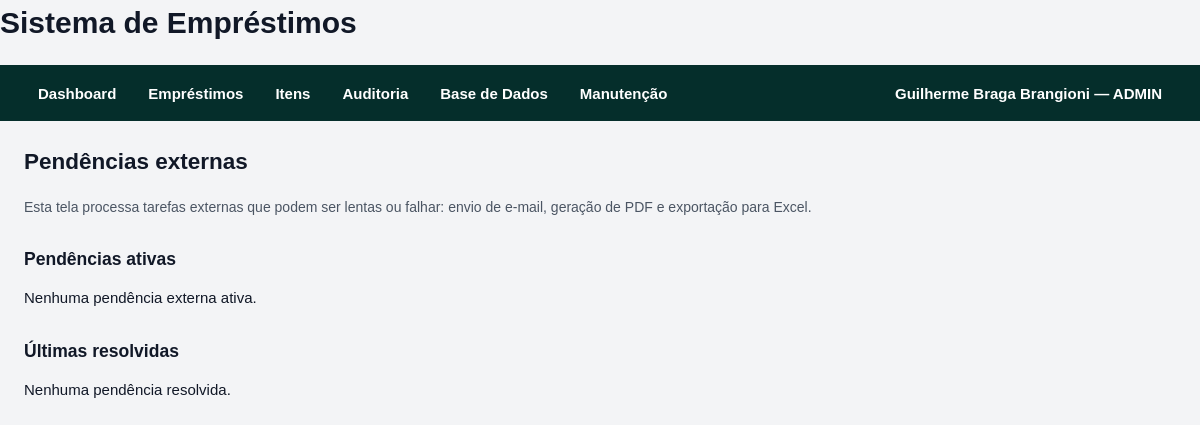
/pendencias-externas/ (signed in), run on an earlier commit of the app's database.
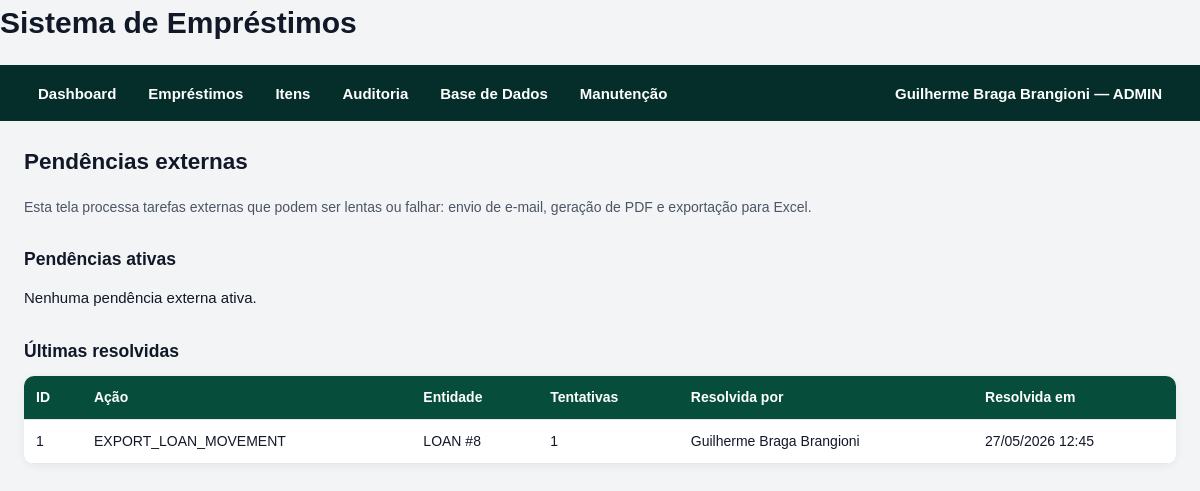
And on a later commit of the database.
### models/external_pending.py (models this page shows, shortened)
class ExternalPending(db.Model):
    __tablename__ = "external_pendings"
    id = db.Column(db.Integer, primary_key=True)
    action = db.Column(db.String(100), nullable=False, index=True)
    entity_type = db.Column(db.String(100), nullable=False, index=True)
    entity_id = db.Column(db.Integer, nullable=False, index=True)
    status = db.Column(db.String(50), nullable=False, default="PENDENTE", index=True)
    attempts = db.Column(db.Integer, default=0)
    max_attempts = db.Column(db.Integer, default=5)
    payload_json = db.Column(db.Text)
    dedupe_key = db.Column(db.String(255), index=True)
    last_error = db.Column(db.Text)
    created_by = db.Column(db.String(255), default="SISTEMA")
    resolved_by = db.Column(db.String(255))
    created_at = db.Column(db.DateTime, default=datetime.utcnow)
    last_attempt_at = db.Column(db.DateTime)
    resolved_at = db.Column(db.DateTime)

### routes/external_pending_routes.py (the view)
@external_pending_bp.route("/")
@role_required(UserRole.ADMIN.value, UserRole.OPERADOR.value)
def external_pending_page():
    active_pendings = ExternalPendingService.list_active_pendings()
    resolved_pendings = ExternalPendingService.list_resolved_pendings()
    return render_template(
        "external_pending.html",
        active_pendings=active_pendings,
        resolved_pendings=resolved_pendings,
    )

### services/auth_service.py (called while the page is built)
    @staticmethod
    def count_users() -> int:
        return SystemUser.query.count()

    @staticmethod
    def get_current_user() -> SystemUser | None:
        user_id = session.get(AuthService.SESSION_USER_ID_KEY)
        if not user_id:
            return None
        user = db.session.get(SystemUser, user_id)
        if not user or not user.active:
            AuthService.logout_user()
            return None
        return user

### services/external_pending_service.py (called while the page is built)
    @staticmethod
    def _active_statuses() -> list[str]:
        return [
            ExternalPendingService.STATUS_PENDENTE,
            ExternalPendingService.STATUS_ERRO,
        ]

    @staticmethod
    def list_active_pendings():
        return (
            ExternalPending.query
            .filter(
                ExternalPending.status.in_(ExternalPendingService._active_statuses())
            )
            .order_by(
                ExternalPending.created_at.asc(),
                ExternalPending.id.asc(),
            )
            .all()
        )

### templates/external_pending.html (shortened to what this page needs)
{% extends "base.html" %}
{% block content %}
<h2>Pendências externas</h2>
<p class="hint">
    Esta tela processa tarefas externas que podem ser lentas ou falhar:
    envio de e-mail, geração de PDF e exportação para Excel.
</p>
<h3>Pendências ativas</h3>
{% if active_pendings %}
<table>
    <thead>
        <tr>
            <th>ID</th>
            <th>Ação</th>
            <th>Entidade</th>
            <th>Status</th>
            <th>Tentativas</th>
            <th>Criada por</th>
            <th>Criada em</th>
            <th>Último erro</th>
            <th></th>
        </tr>
    </thead>
    <tbody>
        {% for pending in active_pendings %}
        <tr>
            <td>{{ pending.id }}</td>
            <td>{{ pending.action }}</td>
            <td>{{ pending.entity_type }} #{{ pending.entity_id }}</td>
            <td>
                <span class="status-badge {{ status_badge_class(pending.status) }}">
                    {{ format_status_label(pending.status) }}
                </span>
            </td>
            <td>{{ pending.attempts }} / {{ pending.max_attempts }}</td>
            <td>{{ pending.created_by or "-" }}</td>
            <td>{{ pending.created_at.strftime("%d/%m/%Y %H:%M") if pending.created_at else "-" }}</td>
            <td>
                <pre>{{ pending.last_error or "-" }}</pre>
            </td>
            <td>
                <form
                    method="post"
                    action="{{ url_for('external_pending_bp.process_one', pending_id=pending.id) }}"
                    onsubmit="return confirm('Deseja processar esta pendência?');"
                >
                    <button type="submit">
                        Processar
                    </button>
                </form>
            </td>
        </tr>
        {% endfor %}
    </tbody>
</table>
{% else %}
<p>Nenhuma pendência externa ativa.</p>
{% endif %}
<h3>Últimas resolvidas</h3>
{% if resolved_pendings %}
<table>
    <thead>
        <tr>
            <th>ID</th>
            <th>Ação</th>
            <th>Entidade</th>
            <th>Tentativas</th>
            <th>Resolvida por</th>
            <th>Resolvida em</th>
        </tr>
    </thead>
    <tbody>
        {% for pending in resolved_pendings %}
        <tr>
            <td>{{ pending.id }}</td>
            <td>{{ pending.action }}</td>
            <td>{{ pending.entity_type }} #{{ pending.entity_id }}</td>
            <td>{{ pending.attempts }}</td>
            <td>{{ pending.resolved_by or "-" }}</td>
            <td>{{ pending.resolved_at.strftime("%d/%m/%Y %H:%M") if pending.resolved_at else "-" }}</td>
        </tr>
        {% endfor %}
    </tbody>
</table>
{% else %}
<p>Nenhuma pendência resolvida.</p>
{% endif %}
{% endblock %}

What changed in the data, as far as the page shows it:
added ExternalPending: id "1", action "EXPORT_LOAN_MOVEMENT", entity_type "LOAN", entity_id "8", attempts "1", resolved_by "Guilherme Braga Brangioni", resolved_at "27/05/2026 12:45"
Also different on the page:
text no longer shown: "Nenhuma pendência resolvida."
text now shown: "ID Ação Entidade Tentativas Resolvida por Resolvida em"
